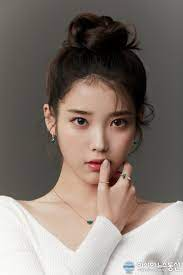
#> input picture Hello_Python/day16/images/iu.jfif, 183 x 275 px
$ python mycv04.py
#> lines starting #> are read from the running program, lines starting #| are printed output that depends on the picture
import cv2

img = cv2.imread("images/iu.jfif",1)
#> img is the input picture: shape (275, 183, 3); mean B, G, R 111.5, 118.4, 130.1
cvimg = cv2.rotate(img,cv2.ROTATE_180)
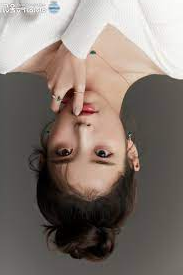
#> cvimg: shape (275, 183, 3); mean B, G, R 111.5, 118.4, 130.1

cv2.imshow("iu", cvimg)
cv2.waitKey(0)

cv2.destroyAllWindows()
